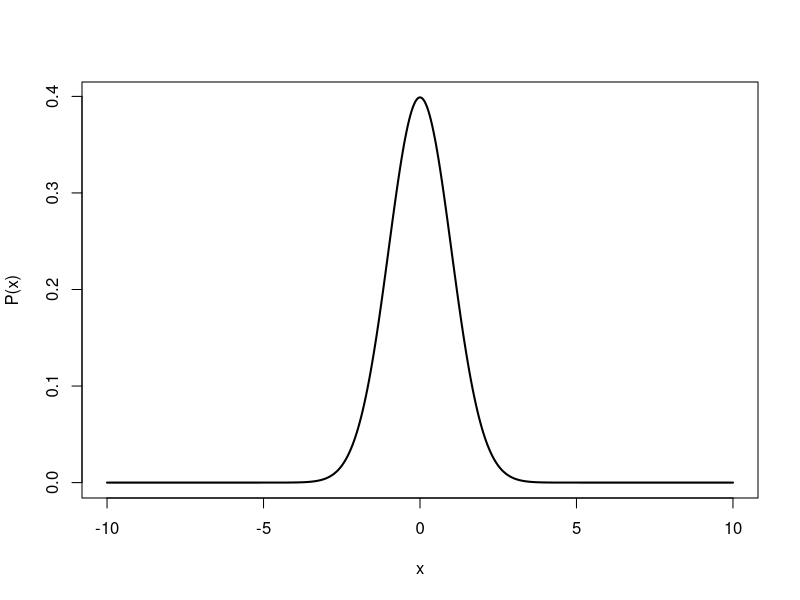

This figure's R source:
## Relating a Gaussian Distribution with (mean,variance) to a Beta Distribution with parameters (alpha,beta)

Beta_Parameters <- function(mean, variance) {
  alpha <- ((1 - mean) / variance - 1 / mean) * mean ^ 2
  beta <- alpha * (1 / mean - 1)
  return(Beta_Parameters = list(alpha = alpha, beta = beta))
}

# Assign values to the Gaussian parameters
mean<-0
variance<-1

par <-Beta_Parameters(mean,variance)

# Return a plot of the original Gaussian and of the approximated Beta Distribution

x=seq(-10,10,length=10000)
y1=dnorm(x,mean,variance)
y2=dbeta(x,par$alpha,par$beta)

plot(x,y1, type="l", col="black", lwd=2, ylab='P(x)',xlab= expression(x))

lines(x,y2, col="orange",lwd=2)
legend(0.1,18,legend = c("Gaussian", "Beta"),col=c("black","orange"), lwd=5, cex=1, horiz = TRUE)
